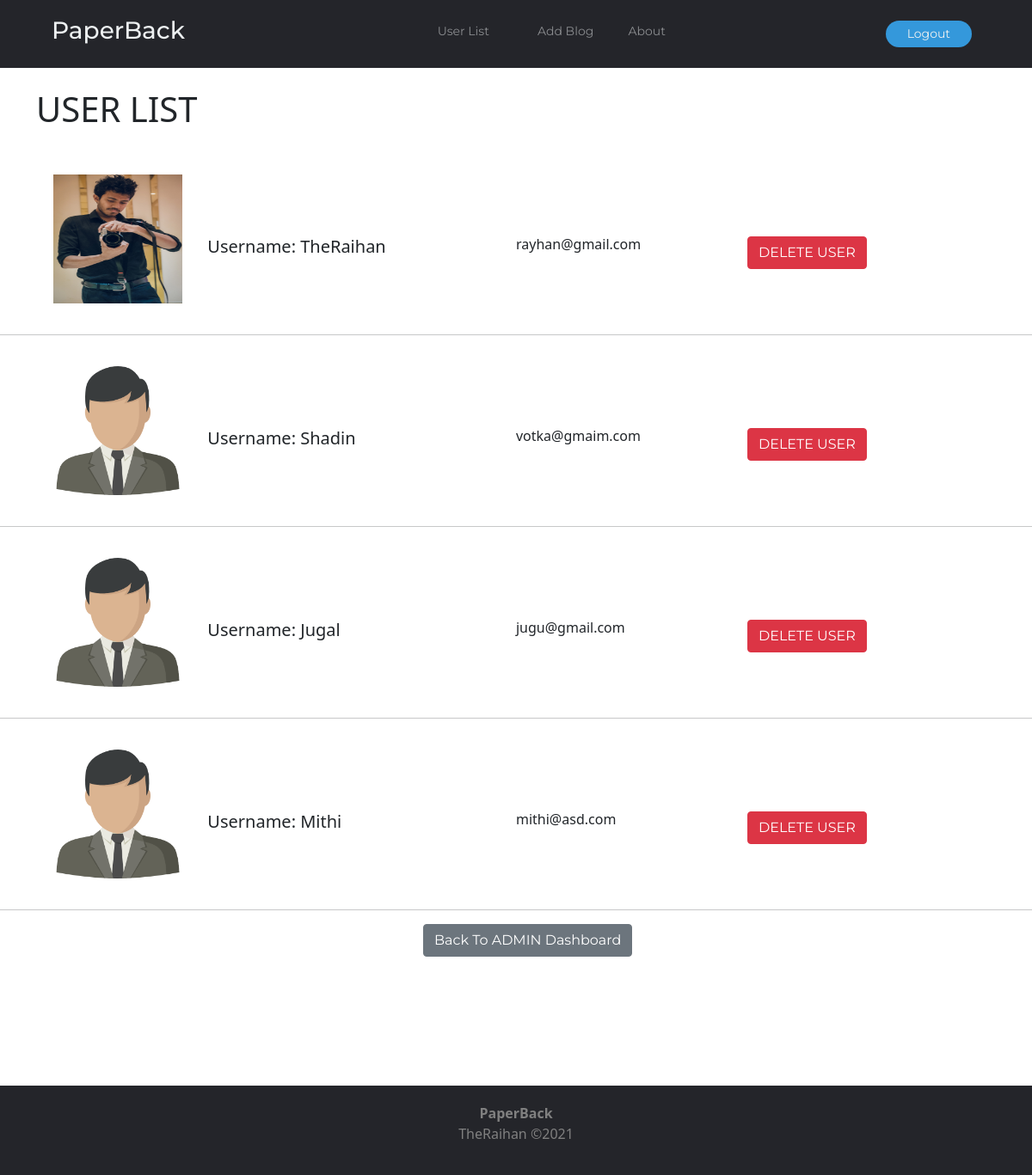
The app's page /admin/all_user.php (signed in) with its own data.
### tables this page shows
CREATE TABLE `user` (
  `id` int(255) NOT NULL,
  `name` varchar(255) NOT NULL,
  `email` varchar(255) NOT NULL,
  `password` varchar(255) NOT NULL,
  `image` text NOT NULL
);

### admin/all_user.php (the view, shortened to what this page needs)
<?php
include("../db.php");
include("admin_main_navbar.php");
if(!$_SESSION['name'])
{
    echo "<script type='text/javascript'>alert('You are not Logged in!!'); window.location.href='adminlogin.php'</script>";
}
else
{
?>
<html>
    <head>
    <link rel="stylesheet" href="../bootstrap/css/bootstrap.min.css">
    <link rel="stylesheet" href="../css/nav.css">
    </head>
    <body >
    <br>
    <h1 class="container ">USER LIST</h1>
    <br>
<?php
$query="SELECT * from user";
$result=mysqli_query($con,$query);
while ($row = mysqli_fetch_array($result))
{   $id=$row["id"];
    $name=$row["name"];
    $email=$row['email'];
    $image=$row['image'];
?>
    <div class="container">
    <div class="row align-items-center; data">
        <div class="col-2">
             <img class="image"src="../images/<?php echo $image;?>"width="150px" height="150px">
        </div>
        <div class="col-4">
            <br>
            <br>
            <br>
        <h5>Username: <?php echo $name;?></h5>
        </div>
        <div class="col-3">
        <br>
            <br>
            <br>
        <h6><?php echo $email;?></h6>
        </div>
        <div class="col-3">
            <br>
            <br>
            <br>
            <form method="post" action="delete_user.php">
                <button type="submit" name="delete"  class="btn btn-danger">DELETE USER</a>
            </form>
        </div>
    </div>
</div>
<hr style="width:100%">
<?php
}
echo "<a class='btn btn-secondary' href=admin_dashboard.php style=\"margin-left: 41%; margin-bottom:10%\">Back To ADMIN Dashboard</a>";
}
include("../footer.php");
?>
</body>
</html>

### admin/admin_main_navbar.php
<header>
    <h3 class="logo">PaperBack</h3>
    <nav class="">
        <ul class="nav__links">
            <li><a class="nav-item nav-link active" href="all_user.php">User List</a></li>
            <li><a class="nav-item nav-link active" href="admin_post.php">Add Blog</a></li>
            <li><a href="#">About</a></li>
        </ul>
    </nav>
    <span>
        <a class="cta"  href="admin_logout.php" ><button>Logout</button></a>
    </span>
</header>

### footer.php
<footer>
     <div  align="center">
         <p><strong>PaperBack</strong> <br>TheRaihan &copy;2021</a></p>
    </div>
</footer>

### css/nav.css (style rules this page uses)
* { box-sizing: border-box; margin: 0; padding: 0; }
li, a, button { font-family: "Montserrat", sans-serif; font-size: 14px; color: #edf0f1; text-decoration: none; }
nav { opacity: 0.5; }
header { display: flex; justify-content: space-between; align-items: center; padding: 8px 5%; background-color: #24252a; }
.logo { cursor: pointer; color: #edf0f1; font-family: "Montserrat", sans-serif; }
.nav__links { list-style: none; }
.nav__links li { display: inline-block; padding: 0px 10px; padding-top: 10px; }
.nav__links li a { transition: all 0.3s ease 0s; }
.cta { justify-content: flex-end; margin: 0; padding: 10px; }
button { padding: 5px 25px; background-color: rgba(52, 152, 219, 1); border: none; font-size: 14px; border-radius: 50px; cursor: pointer; transition: all 0.3s ease 0s; margin: 0; }
footer { padding: 20px 0px; margin-top: 30px; background-color: #24252a; color: grey; }

### admin/all_user.php (style rules this page uses)
.data { padding: 20px; background-color:white; width:100%; }

### records on screen
user: image (picture), name "TheRaihan", email "rayhan@gmail.com"
user: image (placeholder picture), name "Shadin", email "votka@gmaim.com"
user: image (placeholder picture), name "Jugal", email "jugu@gmail.com"
user: image (placeholder picture), name "Mithi", email "mithi@asd.com"
